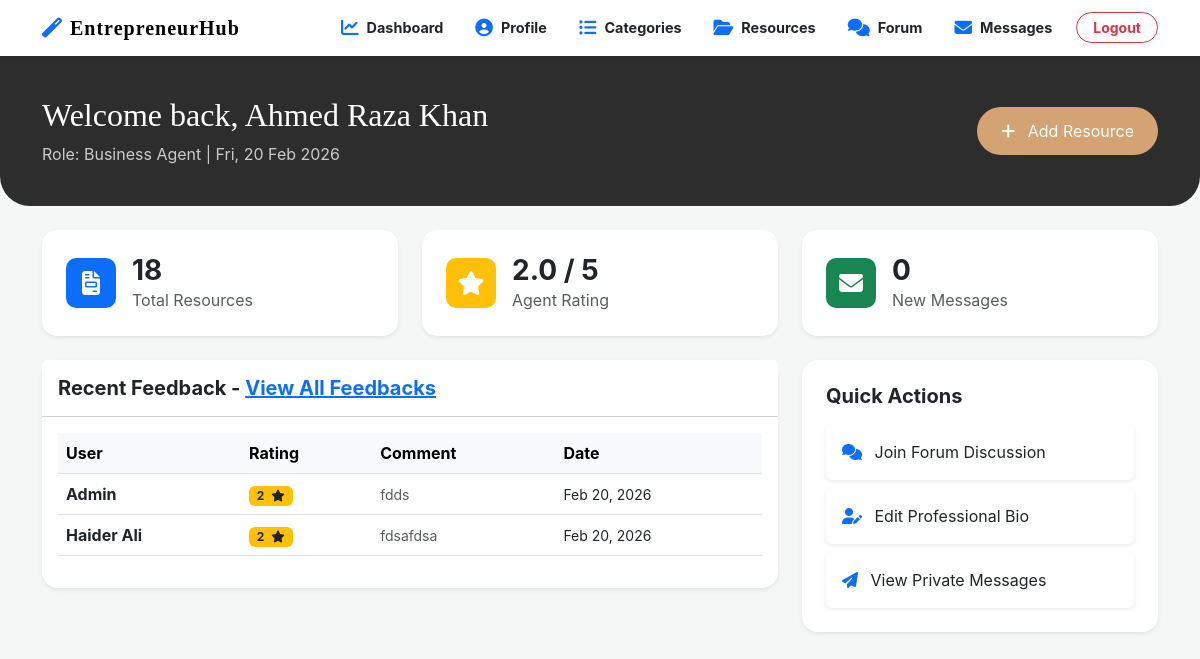
/agent/agent_dashboard.php (signed in), run on the app's committed database.
### tables this page shows
CREATE TABLE `feedback` (
  `feedback_id` int(11) NOT NULL,
  `from_user_id` int(11) DEFAULT NULL,
  `to_agent_id` int(11) NOT NULL,
  `rating` int(11) NOT NULL CHECK (`rating` between 1 and 5),
  `comments` text DEFAULT NULL,
  `submitted_at` timestamp NOT NULL DEFAULT current_timestamp()
);

CREATE TABLE `users` (
  `id` int(11) NOT NULL,
  `full_name` varchar(100) NOT NULL,
  `username` varchar(50) NOT NULL,
  `email` varchar(100) NOT NULL,
  `password` varchar(255) NOT NULL,
  `dob` date DEFAULT NULL,
  `cnic` varchar(15) DEFAULT NULL,
  `contact_number` varchar(20) DEFAULT NULL,
  `address` text DEFAULT NULL,
  `is_active` tinyint(1) DEFAULT 1,
  `created_at` timestamp NOT NULL DEFAULT current_timestamp(),
  `updated_at` timestamp NOT NULL DEFAULT current_timestamp() ON UPDATE current_timestamp(),
  `role` enum('user','agent') NOT NULL DEFAULT 'user',
  `expertise_area` varchar(255) DEFAULT NULL,
  `experience_years` int(11) DEFAULT NULL,
  `bio` text DEFAULT NULL,
  `website` varchar(255) DEFAULT NULL,
  `linkedin` varchar(255) DEFAULT NULL
);

### agent/agent_dashboard.php (the view, shortened to what this page needs)
<?php
include('config.php');
$user_id = $_SESSION['id'];
$full_name = $_SESSION['full_name'] ?? 'Agent';
$res_query = mysqli_query($conn, "SELECT COUNT(*) as total FROM business_resources WHERE agent_id = '$user_id'");
$res_data = mysqli_fetch_assoc($res_query);
$total_resources = $res_data['total'];
$rating_query = mysqli_query($conn, "SELECT AVG(rating) as avg_r FROM feedback WHERE to_agent_id = '$user_id'");
$rating_data = mysqli_fetch_assoc($rating_query);
$avg_rating = number_format($rating_data['avg_r'] ?? 0, 1);
$msg_query = mysqli_query($conn, "SELECT COUNT(*) as unread FROM private_messages WHERE receiver_id = '$user_id' AND is_read = 0");
$msg_data = mysqli_fetch_assoc($msg_query);
$unread_msg = $msg_data['unread'];
$feedbacks = mysqli_query($conn, "SELECT f.*, u.full_name FROM feedback f
                                  LEFT JOIN users u ON f.from_user_id = u.id
                                  WHERE to_agent_id = '$user_id'
                                  ORDER BY submitted_at DESC LIMIT 5");
?>
<!DOCTYPE html>
<html lang="en">
<head>
    <link href="https://cdn.jsdelivr.net/npm/bootstrap@5.3.0/dist/css/bootstrap.min.css" rel="stylesheet">
    <link rel="stylesheet" href="https://cdnjs.cloudflare.com/ajax/libs/font-awesome/6.4.0/css/all.min.css">
<link rel="stylesheet" href="../CSS/style.css">
</head>
<body>
<?php include('navbar.php'); ?>
<header class="dashboard-header mb-4">
    <div class="container d-flex justify-content-between align-items-center">
        <div>
            <h2>Welcome back, <?= htmlspecialchars($full_name) ?></h2>
            <p class="opacity-75 mb-0">Role: Business Agent | <?= date('D, d M Y') ?></p>
        </div>
        <div>
            <a href="add_resource.php" class="btn btn-primary rounded-pill px-4">
                <i class="fas fa-plus me-2"></i> Add Resource
            </a>
        </div>
    </div>
</header>
<div class="container mb-4">
    <div class="row g-4 mb-4">
        <div class="col-md-4">
            <div class="card stat-card p-4 shadow-sm">
                <div class="d-flex align-items-center">
                    <div class="icon-box bg-primary text-white me-3"><i class="fas fa-file-invoice"></i></div>
                    <div>
                        <h3 class="mb-0 fw-bold"><?= $total_resources ?></h3>
                        <p class="text-muted mb-0">Total Resources</p>
                    </div>
                </div>
            </div>
        </div>
        <div class="col-md-4">
            <div class="card stat-card p-4 shadow-sm">
                <div class="d-flex align-items-center">
                    <div class="icon-box bg-warning text-white me-3"><i class="fas fa-star"></i></div>
                    <div>
                        <h3 class="mb-0 fw-bold"><?= $avg_rating ?> / 5</h3>
                        <p class="text-muted mb-0">Agent Rating</p>
                    </div>
                </div>
            </div>
        </div>
        <div class="col-md-4">
            <div class="card stat-card p-4 shadow-sm">
                <div class="d-flex align-items-center">
                    <div class="icon-box bg-success text-white me-3"><i class="fas fa-envelope"></i></div>
                    <div>
                        <h3 class="mb-0 fw-bold"><?= $unread_msg ?></h3>
                        <p class="text-muted mb-0">New Messages</p>
                    </div>
                </div>
            </div>
        </div>
    </div>
    <div class="row">
        <div class="col-lg-8">
            <div class="card border-0 shadow-sm rounded-4 mb-4">
                <div class="card-header bg-white py-3">
                    <h5 class="mb-0 fw-bold text-dark">Recent Feedback -
<a href="feedback_agent.php">View All Feedbacks</a>
                    </h5>
                </div>
                <div class="card-body">
                    <div class="table-responsive">
                        <table class="table align-middle">
                            <thead class="table-light">
                                <tr>
                                    <th>User</th>
                                    <th>Rating</th>
                                    <th>Comment</th>
                                    <th>Date</th>
                                </tr>
                            </thead>
                            <tbody>
                                <?php while($f = mysqli_fetch_assoc($feedbacks)): ?>
                                <tr>
                                    <td><strong><?= htmlspecialchars($f['full_name'] ?? 'Admin') ?></strong></td>
                                    <td>
                                        <span class="badge bg-warning text-dark">
                                            <?= $f['rating'] ?> <i class="fas fa-star ms-1"></i>
                                        </span>
                                    </td>
                                    <td class="text-muted small"><?= htmlspecialchars($f['comments']) ?></td>
                                    <td class="small"><?= date('M d, Y', strtotime($f['submitted_at'])) ?></td>
                                </tr>
                                <?php endwhile; if(mysqli_num_rows($feedbacks) == 0) echo "<tr><td colspan='4' class='text-center py-3'>No feedback received yet.</td></tr>"; ?>
                            </tbody>
                        </table>
                    </div>
                </div>
            </div>
        </div>
        <div class="col-lg-4">
            <div class="card border-0 shadow-sm rounded-4 p-4">
                <h5 class="fw-bold mb-3">Quick Actions</h5>
                <div class="d-grid gap-2">
                    <a href="forum.php" class="btn btn-outline-dark text-start border-0 shadow-sm p-3">
                        <i class="fas fa-comments me-2 text-primary"></i> Join Forum Discussion
                    </a>
                    <a href="update_profile.php" class="btn btn-outline-dark text-start border-0 shadow-sm p-3">
                        <i class="fas fa-user-edit me-2 text-primary"></i> Edit Professional Bio
                    </a>
                    <a href="messages.php" class="btn btn-outline-dark text-start border-0 shadow-sm p-3">
                        <i class="fas fa-paper-plane me-2 text-primary"></i> View Private Messages
                    </a>
                </div>
            </div>
        </div>
    </div>
</div>
</body>
</html>

### CSS/style.css (style rules this page uses)
:root { --primary-color: #d4a373; --accent-color: #faedcd; --text-dark: #2d2d2d; --bg-light: #fefae0; --transition: all 0.3s ease; }
body { font-family: 'Inter', sans-serif; background-color: #fafafa; color: var(--text-dark); }
h1, h2, .navbar-brand { font-family: 'Playfair Display', serif; }
.btn-primary { background-color: var(--primary-color); border: none; padding: 12px 25px; }

### agent/agent_dashboard.php (style rules this page uses)
body { background-color: #f4f7f6; }
.dashboard-header { background: #2d2d2d; color: white; padding: 40px 0; border-radius: 0 0 30px 30px; }
.stat-card { border: none; border-radius: 15px; transition: 0.3s; background: white; }
.icon-box { width: 50px; height: 50px; border-radius: 10px; display: flex; align-items: center; justify-content: center; font-size: 1.5rem; }

### data on the page
feedback: full_name "Admin", rating "2", comments "fdds", submitted_at "Feb 20, 2026"
feedback: from_user.full_name "Haider Ali", rating "2", comments "fdsafdsa", submitted_at "Feb 20, 2026"

### other printed values
$full_name "Ahmed Raza Khan"
$total_resources "18"
$avg_rating "2.0"
$unread_msg "0"
